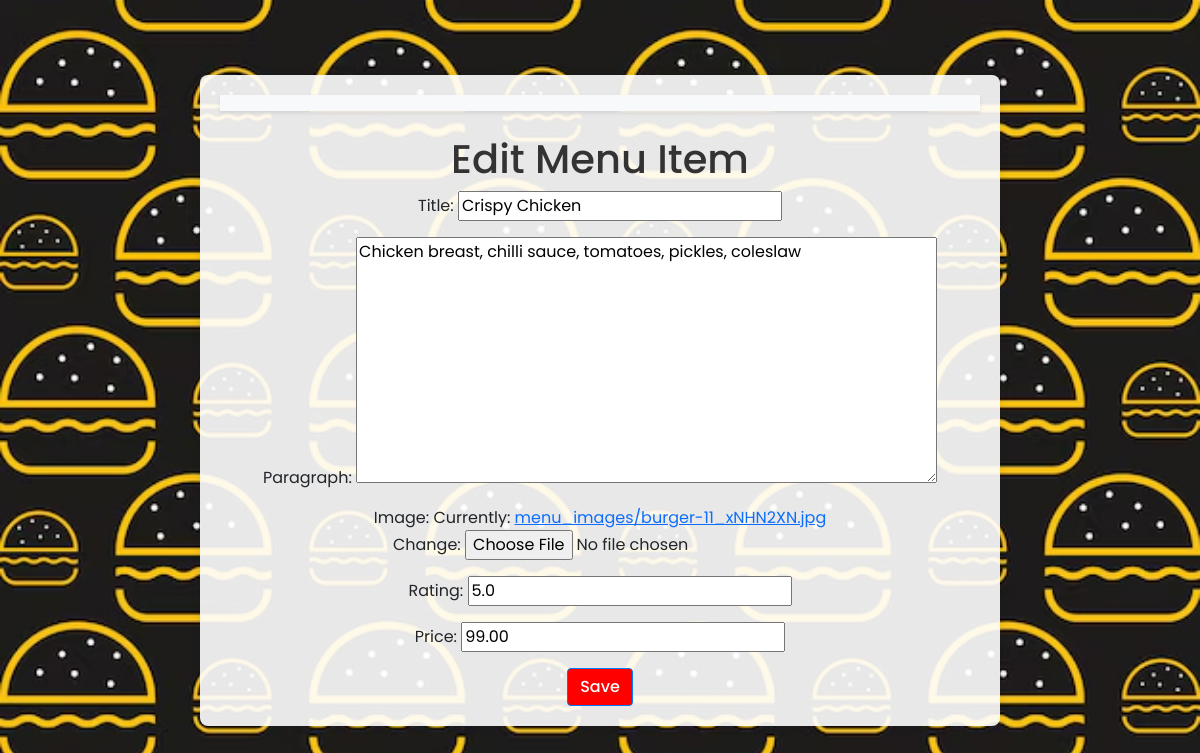
The app's page /menu-items/6/update/ (signed in) with its own data.
### food/models.py (models this page shows, shortened)
class Food(models.Model):
    title = models.CharField(max_length=255)
    paragraph = models.TextField()
    image = models.ImageField(upload_to='menu_images/')
    rating = models.FloatField()
    price = models.DecimalField(max_digits=6, decimal_places=2)

### food/views.py (the view)
# urls.py: path('menu-items/<int:pk>/update/', views.menu_item_update, name='admin_menu_item_update'),
@login_required
def menu_item_update(request, pk):
    menu_item = get_object_or_404(Food, pk=pk)
    if request.method == 'POST':
        form = FoodForm(request.POST, request.FILES, instance=menu_item)
        if form.is_valid():
            form.save()
            return redirect('admin_menu_item_list')
    else:
        form = FoodForm(instance=menu_item)
    return render(request, 'yash/menu_item_form.html', {'form': form})

### food/forms.py
class FoodForm(forms.ModelForm):
    class Meta:
        model = Food
        fields = ['title', 'paragraph', 'image','rating','price']

### food/templates/yash/menu_item_form.html (shortened to what this page needs)
{% extends 'yash/base.html' %}
{% block content %}
    <h1>{% if form.instance.pk %}Edit{% else %}Add{% endif %} Menu Item</h1>
    <form method="post" enctype="multipart/form-data">
        {{ form.as_p }}
        <button type="submit" class="btn btn-primary">Save</button>
    </form>
{% endblock %}

### food/templates/yash/base.html (style rules this page uses)
body { font-family: 'Poppins', sans-serif; background-color: #f8f9fa; display: flex; align-items: center; justify-content: center; height: 100vh; margin: 0; position: relative; }
h1, h2, h3 { color: #333; }
.btn-primary { background-color: #FF0000; border-color: #007bff; color: #fff; transition: background-color 0.3s ease, transform 0.3s ease, color 0.3s ease; font-weight: 500; }

### records on screen
Food: title "Crispy Chicken", paragraph "Chicken breast, chilli sauce, tomatoes, pickles, coleslaw", rating "5.0", price "99.00"
